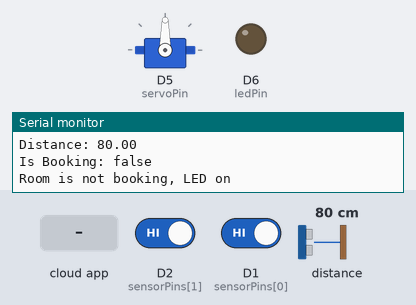
This sketch was run on a simulated ESP8266 (NodeMCU). Parts: servo, output pins drawn as LEDs (lit = HIGH), the last lines printed to the serial monitor. Inputs (shaded band) come from the test bench; at power-on: distance to the obstacle 80 cm, D2 (sensorPins[1]) HIGH, D1 (sensorPins[0]) HIGH. The echo pulse lasts 58.3 µs per cm; WiFi joins after 1.5 s; servers stay silent unless stated; the Firebase database answers and starts empty.

Above: at 2.7 s.
2.8 s: distance to the obstacle set to 6 cm
4.3 s: distance to the obstacle set to 3 cm
At 4.8 s:
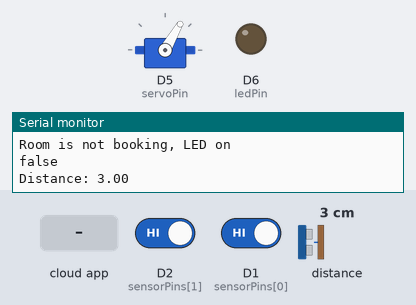
9.2 s: the phone or cloud app sets isBooking1 to 1
At 12.5 s:
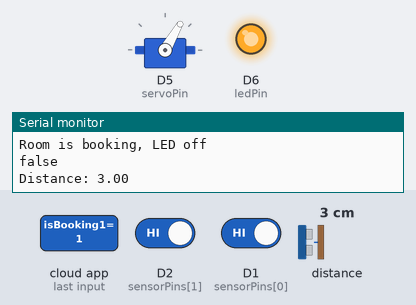
At 13.6 s:
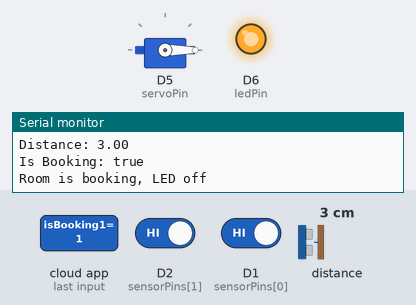
14.1 s: the phone or cloud app sets isBooking1 to 0
At 17.4 s:
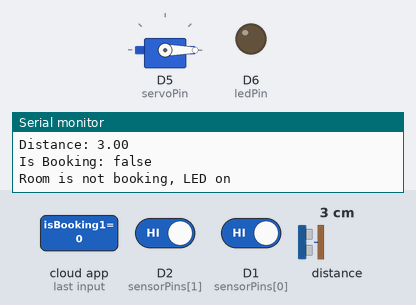
19.0 s: distance to the obstacle set to 9 cm
21.1 s: D2 (sensorPins[1]) driven LOW and D1 (sensorPins[0]) driven LOW
Timing chart, 0 to 24.1 s (numbered marks = the images above; inputs shaded):
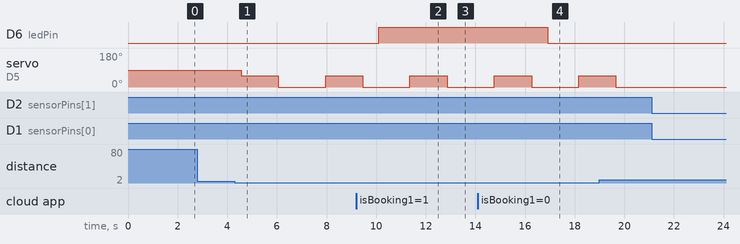

Measured:
- the behaviour switches between 5 and 4 cm on distance to the obstacle (found by bisection; images 0 and 1)
- after the input at 4.3 s, servo on D5 (servoPin): 90° → 60° after 0.26 s, → 0° 1.5 s later, → 60° 1.9 s later
- after the input at 9.2 s, D6 (ledPin): LOW → HIGH after 0.91 s
- after the input at 14.1 s, D6 (ledPin): HIGH → LOW after 2.8 s

The sketch:

utama_smartParking.ino
```cpp
#include <ESP8266WiFi.h>
#include <FirebaseArduino.h>/isBooking
#include <Ultrasonic.h>
#include <Servo.h>

#define FIREBASE_HOST "smart-parking-8f0b3-default-rtdb.firebaseio.com"
#define FIREBASE_AUTH "fyTzLCoAcvjzTkBo4zGPNik8nzLHxY4JwrPoUGEC"
#define WIFI_SSID "xnxx"
#define WIFI_PASSWORD "123456789"

#define TRIGGER_PIN D4
#define ECHO_PIN D3
const int servoPin = D5;
Servo myServo;

#define NUM_SENSORS 8
int sensorPins[NUM_SENSORS] = {D1, D2};
const char* parentNode = "statusParking";
const char* room1Node = "room1";
const String isBookingNode = String(parentNode) + "/" + String(room1Node) + "/isBooking1"; // Updated path
const int ledPin = D6;  // Replace with actual LED pin

Ultrasonic ultrasonic(TRIGGER_PIN, ECHO_PIN);


void setup() {
  Serial.begin(9600);
  pinMode(ledPin, OUTPUT);
  pinMode(TRIGGER_PIN, OUTPUT);
  pinMode(ECHO_PIN, INPUT);
  myServo.attach(servoPin);

  for (int i = 0; i < NUM_SENSORS; i++) {
    pinMode(sensorPins[i], INPUT);
  }

  connectToWiFi();
  Firebase.begin(FIREBASE_HOST, FIREBASE_AUTH);
}

void loop() {
  updateParkingStatus();
  checkDistance();
  checkIsBooking();
  delay(1000);
}

void connectToWiFi() {
  Serial.print("Connecting to WiFi");
  WiFi.begin(WIFI_SSID, WIFI_PASSWORD);
  while (WiFi.status() != WL_CONNECTED) {
    Serial.print(".");
    delay(500);
  }
  Serial.println();
  Serial.print("Connected to ");
  Serial.println(WiFi.localIP());
}

void updateParkingStatus() {
  // Assuming both D1 and D2 detection indicates occupied parking
  int sensorValueD1 = digitalRead(sensorPins[0]);
  int sensorValueD2 = digitalRead(sensorPins[1]);

  // If both D1 and D2 detect an object, set parking 1 status to true
  bool parking1Status = (sensorValueD1 == LOW) && (sensorValueD2 == LOW);

  // Update Firebase node for parking 1
  Firebase.setBool((String(parentNode) + "/" + String(room1Node) + "/parking1").c_str(), parking1Status);
  Serial.println(parking1Status ? "true" : "false");
  delay(100);

  // If parking1 is true, set isBooking to false
  if (parking1Status) {
    Firebase.setBool(isBookingNode.c_str(), false);
    Serial.println("Setting isBooking to false because parking1 is true");
  }
}


void checkIsBooking() {
  bool isBooking = Firebase.getBool(isBookingNode.c_str());

  Serial.print("Is Booking: ");
  Serial.println(isBooking ? "true" : "false"); // Print the received value for clarity

  if (isBooking == true) {
    // Turn off LED
    digitalWrite(ledPin, HIGH);
    Serial.println("Room is booking, LED off");
  } else if (isBooking == false) {
    // Turn on LED
    digitalWrite(ledPin, LOW);
    Serial.println("Room is not booking, LED on");
  } else {
    Serial.println("Invalid data received from Firebase");
  }
}

void checkDistance() {
  float distance_cm = ultrasonic.read();
  Serial.print("Distance: ");
  Serial.println(distance_cm);

  int doorThreshold = 5;
  if (distance_cm < doorThreshold) {
    openDoor();
    delay(1000);
    closeDoor();
  }
}

void openDoor() {
  myServo.write(60);
  delay(500);
}

void closeDoor() {
  myServo.write(0);
  delay(500);
}
```
